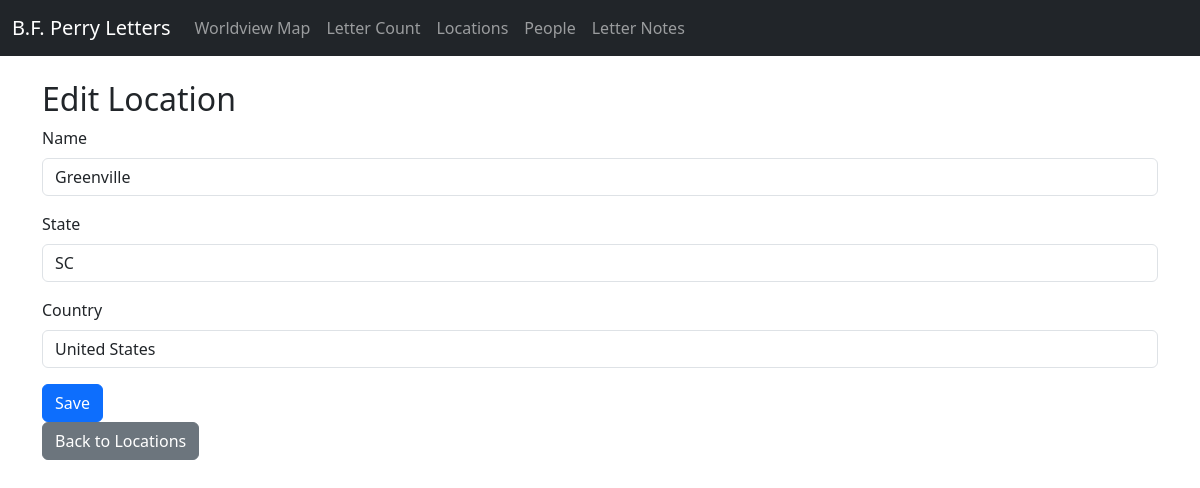
Page /location/edit/2 on the committed database.
### tables this page shows
CREATE TABLE location (
    location_id INTEGER PRIMARY KEY AUTOINCREMENT,
    name TEXT UNIQUE,
    latitude REAL,
    longitude REAL
, state TEXT, country TEXT);

### app.py (the view, shortened to what this page needs)
@app.route("/location/edit/<int:location_id>", methods=["GET", "POST"])
def edit_location(location_id):
    cur = get_db().cursor()
    cur.execute("SELECT * FROM location WHERE location_id=?", (location_id,))
    location = cur.fetchone()
    return render_template("edit_location.html", location=location)

### app.py (called while the page is built)
def get_db():
    db = getattr(g, '_database', None)
    if db is None:
        db = g._database = sqlite3.connect(DATABASE)
        db.row_factory = sqlite3.Row
    return db

@app.teardown_appcontext
def close_connection(exception):
    db = getattr(g, '_database', None)
    if db is not None:
        db.close()

### templates/edit_location.html
{% extends "base.html" %}
{% block content %}
<h2>Edit Location</h2>
<form method="post">
  <div class="mb-3">
    <label for="name" class="form-label">Name</label>
    <input type="text" class="form-control" id="name" name="name" value="{{ location['name'] }}">
  </div>
  <div class="mb-3">
    <label for="state" class="form-label">State</label>
    <input type="text" class="form-control" id="state" name="state" value="{{ location['state'] or '' }}">
  </div>
  <div class="mb-3">
    <label for="country" class="form-label">Country</label>
    <input type="text" class="form-control" id="country" name="country" value="{{ location['country'] or '' }}">
  </div>
  <button type="submit" class="btn btn-primary">Save</button>
</form>
<a href="{{ url_for('locations') }}" class="btn btn-secondary">Back to Locations</a>
{% endblock %}

### rows in the picture
location: name "Greenville", state "SC", country "United States"
